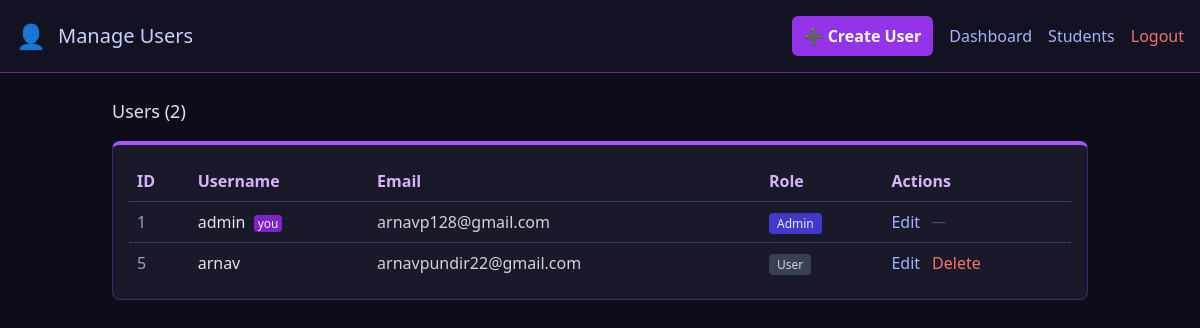
Page /admin/users (signed in) on the committed database.
### tables this page shows
CREATE TABLE users (
            id INTEGER PRIMARY KEY AUTOINCREMENT,
            username TEXT UNIQUE,
            password BLOB,
            is_admin INTEGER DEFAULT 0
        , gmail TEXT);

### blueprints/admin.py (the view)
@admin_bp.route('/users')
def admin_users():
    denied = _require_admin()
    if denied:
        return denied
    conn  = get_db_connection()
    users = conn.execute("SELECT id, username, gmail, is_admin FROM users ORDER BY username COLLATE NOCASE").fetchall()
    conn.close()
    return render_template('admin_users.html', users=users, current_user=session.get('username'))

### app.py (called while the page is built)
@app.context_processor
def inject_user_info():
    return {
        'session_username': session.get('username'),
        'session_is_admin': is_current_user_admin() if 'username' in session else False,
    }

@app.before_request
def require_login():
    from flask import request
    public_paths = {'/login', '/forgot_password', '/favicon.ico'}
    if request.path.startswith('/static/') or request.path in public_paths:
        return None
    if 'logged_in' not in session:
        return redirect(url_for('auth.login'))
    return None

### blueprints/admin.py (called while the page is built)
def _require_admin():
    if not is_current_user_admin():
        return render_template('login.html', error="Admin access required")
    return None

### utils/auth_helpers.py (called while the page is built)
def is_current_user_admin() -> bool:
    username = session.get('username')
    if not username:
        return False
    conn = get_db_connection()
    user = conn.execute("SELECT is_admin FROM users WHERE username=?", (username,)).fetchone()
    conn.close()
    return bool(user and user['is_admin'])

### utils/db.py (called while the page is built)
def get_db_connection() -> sqlite3.Connection:
    conn = sqlite3.connect(config.DB_FILE)
    conn.row_factory = sqlite3.Row
    return conn

### templates/admin_users.html (shortened to what this page needs)
<!DOCTYPE html>
<html lang="en">
<head>
  <script src="https://cdn.tailwindcss.com"></script>
</head>
<body>
  <header class="p-4 flex justify-between items-center border-b border-purple-800 bg-[#121223]">
    <div class="flex items-center gap-3">
      <span class="text-2xl">👤</span>
      <h1 class="text-xl text-indigo-200">Manage Users</h1>
    </div>
    <div class="flex items-center gap-4">
      <a href="/register" class="bg-purple-600 px-3 py-2 rounded-md text-white font-semibold hover:bg-purple-700">➕ Create User</a>
      <a href="/admin" class="text-indigo-300 hover:text-white">Dashboard</a>
      <a href="/admin/students" class="text-indigo-300 hover:text-white">Students</a>
      <a href="/logout" class="text-red-400">Logout</a>
    </div>
  </header>
  <main class="p-6 max-w-5xl mx-auto">
    <div class="flex justify-between items-center mb-4">
      <h2 class="text-lg">Users ({{ users|length }})</h2>
    </div>
    <div class="dark-card p-4 rounded-lg">
      <table class="w-full table-auto">
        <thead>
          <tr class="text-left text-purple-300">
            <th class="p-2">ID</th>
            <th class="p-2">Username</th>
            <th class="p-2">Email</th>
            <th class="p-2">Role</th>
            <th class="p-2">Actions</th>
          </tr>
        </thead>
        <tbody>
          {% for u in users %}
          <tr class="border-t border-gray-700">
            <td class="p-2 text-gray-400">{{ u['id'] }}</td>
            <td class="p-2 font-medium">
              {{ u['username'] }}
              {% if u['username'] == current_user %}
                <span class="ml-1 text-xs bg-purple-700 text-purple-100 px-1 rounded">you</span>
              {% endif %}
            </td>
            <td class="p-2 text-gray-300">{{ u['gmail'] or '—' }}</td>
            <td class="p-2">
              {% if u['is_admin'] %}
                <span class="text-xs bg-indigo-700 text-indigo-100 px-2 py-0.5 rounded">Admin</span>
              {% else %}
                <span class="text-xs bg-gray-700 text-gray-300 px-2 py-0.5 rounded">User</span>
              {% endif %}
            </td>
            <td class="p-2 flex items-center gap-3">
              <a href="/admin/user/edit/{{ u['id'] }}" class="text-indigo-300 hover:text-white">Edit</a>
              {% if u['username'] != current_user %}
              <form method="POST" action="/admin/user/delete/{{ u['id'] }}" style="display:inline"
                    onsubmit="return confirm('Delete user {{ u['username'] }}? This cannot be undone.');">
                <button class="text-red-400 hover:text-red-300">Delete</button>
              </form>
              {% else %}
              <span class="text-gray-600 text-sm">—</span>
              {% endif %}
            </td>
          </tr>
          {% endfor %}
        </tbody>
      </table>
    </div>
  </main>
</body>
</html>

### templates/admin_users.html (style rules this page uses)
body { background:#0d0d1a; color:#e4e4e7; }
.dark-card { background-color: rgba(32,32,50,0.7); border:1px solid rgba(168,85,247,0.3); border-top:4px solid #a855f7; }

### rows in the picture
users: id "1", username "admin", shows "you", gmail "arnavp128@gmail.com", is_admin "Admin"
users: id "5", username "arnav", gmail "arnavpundir22@gmail.com", is_admin "User"

### other values in the picture
{{ users|length }} "2"
